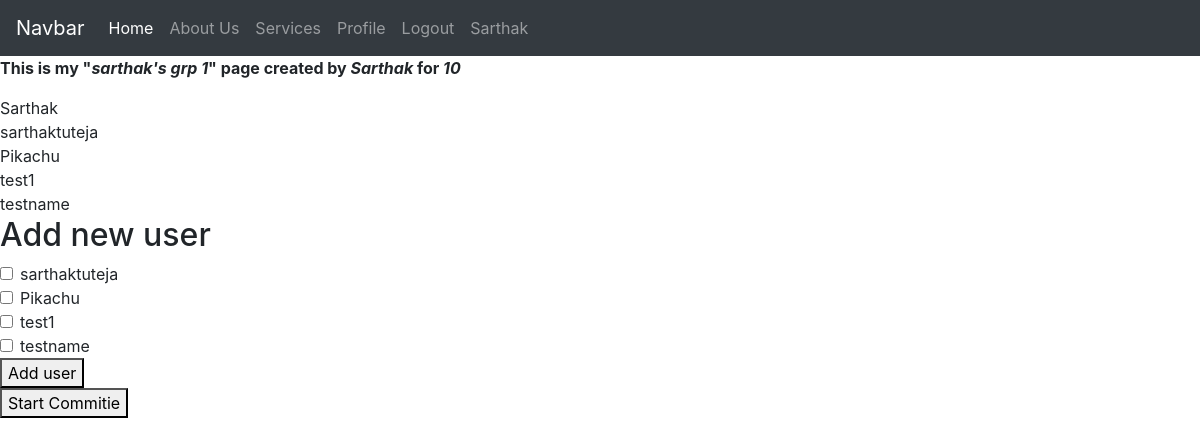
/get/0ff400a7c092408a9c4862f9a98ff529 (signed in), run on the app's committed database.
### comity/models.py (models this page shows, shortened)
class group_info_table(models.Model):
    id = models.UUIDField(primary_key=True, default=uuid.uuid4, editable=False)
    name = models.CharField(max_length=122)
    amount = models.CharField(max_length=6)
    created_at=models.IntegerField(default=0)
    updated_at=models.IntegerField(default=0)
    start_date=models.IntegerField(default=0)
    end_date=models.IntegerField(default=0)
    created_by_user = models.ForeignKey(
        settings.AUTH_USER_MODEL,
        on_delete=models.CASCADE,
        null=True,
     )

class group_table(models.Model):
    g_id = models.ForeignKey(
        group_info_table,
        on_delete=models.CASCADE,
        null=True,
     )
    u_id =  models.ForeignKey(
        settings.AUTH_USER_MODEL,
        on_delete=models.CASCADE,
        null=True,
     )
    start_comity = models.BooleanField(default=False)
    winner = models.BooleanField(default=False)
    superuser = models.BooleanField(default=False)
    bidAmount = models.IntegerField(default=0)
    def __str__(self):
        return str(self.u_id.username)

### comity/views.py (the view, shortened to what this page needs)
# urls.py: path('get/<str:id>',views.addUserToGroups,name="addUserToGroups"),
def addUserToGroups(request, id):
    people = group_table.objects.filter(g_id = id)
    users = User.objects.exclude(username = request.user)
    group = group_info_table.objects.get(id = id)
    context = {"people" : people, "users" : users, "id" : id , "group" : group, "request" : request}
    return render(request, 'groups.html', context)

### templates/groups.html (shortened to what this page needs)
{% extends 'base.html' %}
{% block body %}
<b><p>This is my "<i>{{group.name}}</i>" page created by <i>{{group.created_by_user}}</i> for <i>{{group.amount}}</i> </p></b>
{% for pupil in people %}
{{ pupil }}<br>
{% endfor %}
{% if group.created_by_user == request.user %}
<h2>Add new user</h2>
<form action = "/get/{{id}}" method = "POST">
  {% for pupil in users %}
  <div class="form-check">
  <input class="form-check-input" type="checkbox" name="inputs" value="{{ pupil.id }}" id="{{pupil.id}}">
  <label class="form-check-label">
    {{ pupil }}
  </label>
</div>
{% endfor %}
<button type = "submit">Add user</button>
</form>
 {% endif %}
<form action = "/get/{{id}}/start" method = "POST">
<button type = "submit" >Start Commitie</button>
</form>
{% endblock body %}

### templates/base.html (shortened to what this page needs)
<!doctype html>
<html lang="en">
  <head>
    <link rel="stylesheet" href="https://stackpath.bootstrapcdn.com/bootstrap/4.3.1/css/bootstrap.min.css">
  </head>
  <body>
<nav class="navbar navbar-expand-lg navbar-dark bg-dark">
  <a class="navbar-brand" href="#">Navbar</a>
  <div class="collapse navbar-collapse" id="navbarNavDropdown">
    <ul class="navbar-nav">
      <li class="nav-item active">
        <a class="nav-link" href="/">Home <span class="sr-only">(current)</span></a>
      </li>
      <li class="nav-item">
        <a class="nav-link" href="/about">About Us</a>
      </li>
      <li class="nav-item">
        <a class="nav-link" href="/services">Services</a>
      </li>
      <li class="nav-item">
        <a class="nav-link" href="/profile">Profile</a>
      </li>
       <li class="nav-item">
        <a class="nav-link" href='/logout'>Logout</a>
      </li>
      <li class="nav-item">
        <a class="nav-link">{{request.user}}</a>
      </li>
    </ul>
  </div>
</nav>
{% block body %} {% endblock body %}
  </body>
</html>

### data on the page
group_info_table: name "sarthak's grp 1", created_by_user "Sarthak", amount "10"
group_table: u_id.username "Sarthak"
group_table: u_id.username "sarthaktuteja"
group_table: u_id.username "Pikachu"
group_table: u_id.username "test1"
group_table: u_id.username "testname"

### other printed values
{{ request.user }} "Sarthak"
{{ pupil }} "sarthaktuteja"
{{ pupil }} "Pikachu"
{{ pupil }} "test1"
{{ pupil }} "testname"
